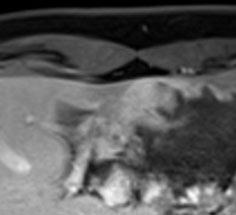
#> input picture liver.png, 236 x 215 px
$ python livewire.py   (older library calls are emulated)
#> lines starting #> are read from the running program, lines starting #| are printed output that depends on the picture; after the words box and inside, x2 and y2 are one past the last pixel; in counts of white or black regions, pixels touching at a corner belong together
# -*- coding: utf-8 -*-
"""
Copyright (c) YoungTaek Oh All rights reserved.

Redistribution and use in source and binary forms, with or without
modification, are permitted provided that the following conditions are
met:

1. Redistributions of source code must retain the above copyright
notice, this list of conditions and the following disclaimer.

2. Redistributions in binary form must reproduce the above copyright
notice, this list of conditions and the following disclaimer in the
documentation and/or other materials provided with the distribution.

3. Neither the name of the copyright holder nor the names of its
contributors may be used to endorse or promote products derived from
this software without specific prior written permission.

THIS SOFTWARE IS PROVIDED BY THE COPYRIGHT HOLDERS AND CONTRIBUTORS "AS
IS" AND ANY EXPRESS OR IMPLIED WARRANTIES, INCLUDING, BUT NOT LIMITED
TO, THE IMPLIED WARRANTIES OF MERCHANTABILITY AND FITNESS FOR A
PARTICULAR PURPOSE ARE DISCLAIMED. IN NO EVENT SHALL THE COPYRIGHT
HOLDER OR CONTRIBUTORS BE LIABLE FOR ANY DIRECT, INDIRECT, INCIDENTAL,
SPECIAL, EXEMPLARY, OR CONSEQUENTIAL DAMAGES (INCLUDING, BUT NOT LIMITED
TO, PROCUREMENT OF SUBSTITUTE GOODS OR SERVICES; LOSS OF USE, DATA, OR
PROFITS; OR BUSINESS INTERRUPTION) HOWEVER CAUSED AND ON ANY THEORY OF
LIABILITY, WHETHER IN CONTRACT, STRICT LIABILITY, OR TORT (INCLUDING
NEGLIGENCE OR OTHERWISE) ARISING IN ANY WAY OUT OF THE USE OF THIS
SOFTWARE, EVEN IF ADVISED OF THE POSSIBILITY OF SUCH DAMAGE.
"""

import cv2
import numpy as np
import matplotlib.pyplot as plt
import matplotlib.cm as cm
import heapq
import math

class PriorityQueueElement(object):
    """
    A proxy for an element in a priority queue that remembers (and
    compares according to) its scores.
    """
    def __init__(self, elem, score):
        self._elem = elem
        self._score = score
        self._removed = False

    def __lt__(self, other):
        return self._score < other._score


class PriorityQueue(object):
    """
    A priority queue with O(log n) addition, O(1) membership test and
    amortized O(log n) removal.

    The 'add' and 'remove' methods add and remove elements from the
    queue, and the 'pop' method removes and returns the element with
    the lowest score.
    """
    def __init__(self):
        self._heap = []
        self._dict = {}

    def __contains__(self, elem):
        return elem in self._dict

    def __iter__(self):
        return iter(self._dict)

    def empty(self):
        return len(self._dict) == 0

    def add(self, score, elem):
        """
        Add an element to a priority queue
        """
        e = PriorityQueueElement(elem, score)
        self._dict[elem] = e
        heapq.heappush(self._heap, e)

    def remove(self, elem):
        """
        Remove an element from a priority queue. If the element is not
        a member, raise KeyError.
        """
        e = self._dict.pop(elem)
        e._removed = True

    def pop(self):
        """
        Remove and return the element with the smallest score from a
        priority queue.
        """
        while True:
            e = heapq.heappop(self._heap)
            if not e._removed:
                del self._dict[e._elem]
                return e._elem

def lowcost(p, q, g, gmin, gmax):
    """
    A low cost function
    """
    dx = p[0] - q[0]
    dy = p[1] - q[1]
    norm = math.sqrt(dx ** 2 + dy ** 2)
    return (1 - ((g - gmin) / (gmax - gmin)))*norm/1.4142135623730951

def Neighbor(q, gradImg):
    ret = []
    maxX, maxY = gradImg.shape
    for x, y in [ (-1, 0), (1, 0), (0, -1), (0, 1),
                  (-1, -1), (-1, 1), (1, -1), (1, 1) ]:
        nx = q[0] + x
        ny = q[1] + y
        if (nx >= 0 and nx < maxX and ny >=0 and ny < maxY):
            ret.append((nx, ny))
    return ret

def livewire(s, gradImg):
    L = PriorityQueue()
    g = np.zeros(gradImg.shape, np.float32)
    e = np.zeros(gradImg.shape, np.bool)
    p = np.empty(shape=gradImg.shape, dtype=object)
    gmin = np.min(gradImg)
    gmax = np.max(gradImg)
    L.add(g[s], s)
    while not L.empty():
        q = L.pop()
        e[q] = True
        N = Neighbor(q, gradImg)
        for r in N:
            if not e[r]:
                gtmp = g[q] + lowcost(q, r, gradImg[r], gmin, gmax)
                if r in L:
                    if gtmp < g[r]:
                        L.remove(r)
                else:
                    g[r] = gtmp
                    p[r] = q
                    L.add(gtmp, r)
    return p

def livecontour(t, pmat):
    n = pmat[t]
    ret = []
    while n:
        ret.append((n[1], n[0])) # Reverse for OpenCV
        n = pmat[n]
    return np.array(ret)

img = cv2.imread('liver.png', 0)
#> img is the input picture: shape (215, 236); min 0, max 255, mean 89.4
bwImg = img
ret, thresh = cv2.threshold(bwImg, 0, 255, cv2.THRESH_BINARY + cv2.THRESH_OTSU)
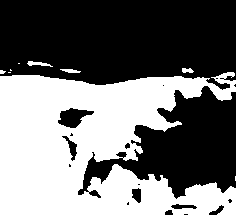
#> thresh: shape (215, 236); 44.8% white; 9 white regions (5 under 20 px), largest, box (x1, y1, x2, y2) and area: (0, 72, 236, 215) 22520, (27, 61, 53, 67) 77, (60, 69, 81, 73) 56, (182, 68, 194, 73) 46
#> ret = 94
kernel = np.ones((7, 7), np.uint8)
thresh = cv2.morphologyEx(thresh, cv2.MORPH_CLOSE, kernel)
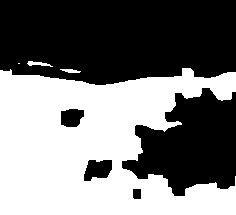
#> thresh: shape (215, 236); 47.3% white; 4 white regions (1 under 20 px), largest, box (x1, y1, x2, y2) and area: (0, 68, 236, 215) 23874, (27, 61, 53, 67) 77, (60, 69, 81, 73) 56
sobelX = cv2.Sobel(thresh, cv2.CV_8U, 1, 0, ksize=3)
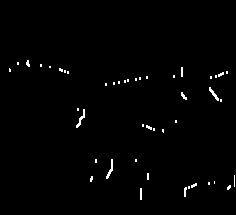
#> sobelX: shape (215, 236); 1.1% white in thin lines or dots, all inside (x1, y1, x2, y2) = (9, 60, 235, 200)
sobelY = cv2.Sobel(thresh, cv2.CV_8U, 0, 1, ksize=3)
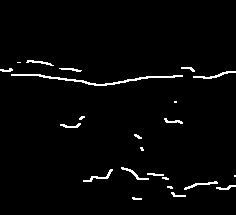
#> sobelY: shape (215, 236); 2.4% white in thin lines or dots, all inside (x1, y1, x2, y2) = (0, 60, 236, 200)
G = np.sqrt(sobelX.astype('float32')**2 + sobelY.astype('float32')**2)
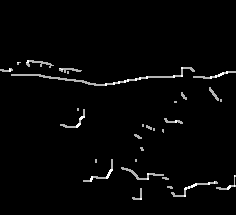
#> G: shape (215, 236) float32; min 0, max 360.6, mean 8.2; drawn with min black and max white

s = (80, 141)
p = livewire(s, G)
#> in livewire, `gmin = np.min(gradImg)`: gmin = 0
#> in livewire, `gmax = np.max(gradImg)`: gmax = 360.6
#> the loop in livewire, `while not L.empty():` made 50614 passes
#> q on passes 2 to 4: (79, 140), (78, 140), (79, 139)
#> after the loop in livewire, `while not L.empty():`:
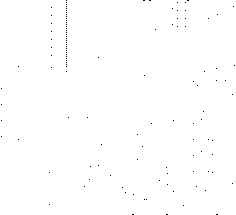
#> e: shape (215, 236) bool; 99.8% white; black in thin lines or dots
#> after the loop in livewire, `while not L.empty():`:
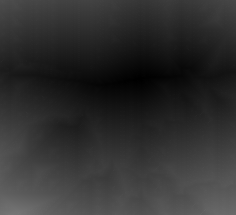
#> g: shape (215, 236) float32; min 0, max 118.4, mean 48.1

dispImg = cv2.cvtColor(img, cv2.COLOR_GRAY2RGB)

def click_and_draw(event, x, y, flags, param):
    global p
    if event == cv2.EVENT_LBUTTONDOWN:
        cnt = livecontour((y, x), p)
        tImg = cv2.cvtColor(img, cv2.COLOR_GRAY2RGB)
        cv2.polylines(tImg, [cnt], False, (255, 0, 0), thickness=3)
        np.copyto(dispImg, tImg)

cv2.namedWindow('livewire')
cv2.setMouseCallback('livewire', click_and_draw)

while True:
    cv2.imshow('livewire', dispImg)
    k = cv2.waitKey(1) & 0xFF
#> (key Esc is pressed here)
    if k == 27:
        break

cv2.destroyAllWindows()
